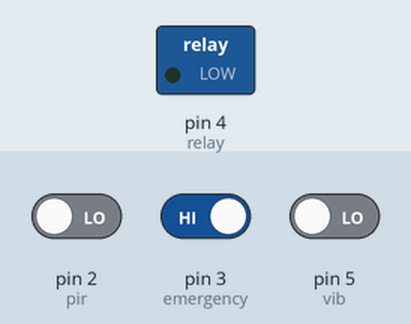
This sketch was run on a simulated Arduino Uno, built with avr-gcc and run on an emulated ATmega328P. On the bench: switched loads named in the sketch (green lamp = pin HIGH). The inputs (shaded band) are chosen by the test bench; at power-on: pin 3 (emergency) HIGH, pin 2 (pir) LOW, pin 5 (vib) LOW.

Above: at 1.2 s.
1.3 s: pin 3 (emergency) driven LOW
At 1.6 s:
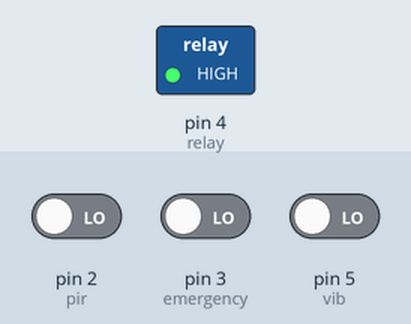
8.3 s: pin 3 (emergency) driven HIGH
At 9.4 s:
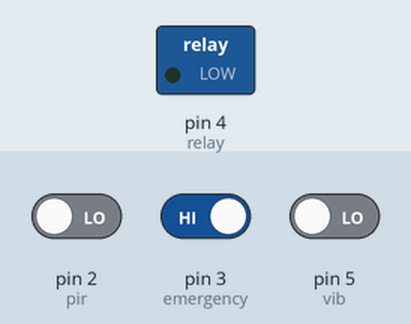
Timing chart, 0 to 11.3 s (numbered marks = the images above; inputs shaded):
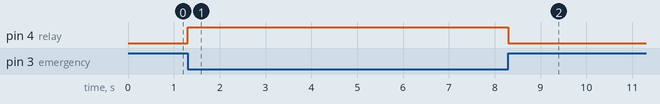

Measured:
- after the input at 1.3 s, pin 4 (relay): LOW → HIGH at once
- after the input at 8.3 s, pin 4 (relay): HIGH → LOW at once

The sketch:

Master.ino
```cpp
#include<SoftwareSerial.h>
int x = 0;
int emergency = 3;
int pir = 2;
int e,p,v;
int relay = 4;
int vib = 5;
int led = 6;
int count=0;
void setup() {
  Serial.begin(9600);
  pinMode(relay,OUTPUT);
  pinMode(emergency,INPUT);
  pinMode(pir,INPUT);
  digitalWrite(relay,LOW);
}
void loop() {
  e = digitalRead(emergency);
  if(e==LOW){
    digitalWrite(relay,HIGH);
  }
  else{
    digitalWrite(relay,LOW);
  }
  p = digitalRead(pir);
  if(p==HIGH){
    count = count + 1;
    Serial.print("Movement count=");
    Serial.println(count);
    delay(1000);
  }
  v = digitalRead(vib);
  if(v==HIGH){
    digitalWrite(led,HIGH);
    Serial.print("Vibration detected");
    Serial.println();
    delay(1000);
  }
  else{
    digitalWrite(led,LOW);
  }
}
```
